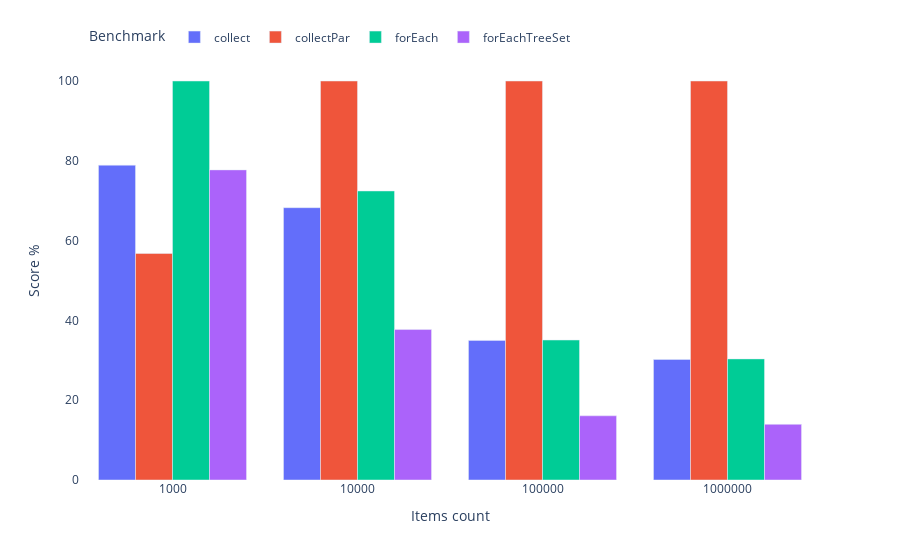

Notebook code for this chart:
### Code cell
write_chart(chart,profile,benchmark)

### Figure 1 — Plotly figure (JSON) as saved in the notebook; plotly's stock layout.template omitted (floating-point values rounded to 4 significant figures)
{"data": [{"alignmentgroup": "True", "hovertemplate": "Benchmark=collect<br>Items count=%{x}<br>Score %=%{y}<extra></extra>", "legendgroup": "collect", "marker": {"color": "#636efa", "pattern": {"shape": ""}}, "name": "collect", "offsetgroup": "collect", "orientation": "v", "showlegend": true, "textposition": "auto", "type": "bar", "x": ["1000", "10000", "100000", "1000000"], "xaxis": "x", "y": [78.9, 68.25, 34.99, 30.21], "yaxis": "y"}, {"alignmentgroup": "True", "hovertemplate": "Benchmark=collectPar<br>Items count=%{x}<br>Score %=%{y}<extra></extra>", "legendgroup": "collectPar", "marker": {"color": "#EF553B", "pattern": {"shape": ""}}, "name": "collectPar", "offsetgroup": "collectPar", "orientation": "v", "showlegend": true, "textposition": "auto", "type": "bar", "x": ["1000", "10000", "100000", "1000000"], "xaxis": "x", "y": [56.77, 100, 100, 100], "yaxis": "y"}, {"alignmentgroup": "True", "hovertemplate": "Benchmark=forEach<br>Items count=%{x}<br>Score %=%{y}<extra></extra>", "legendgroup": "forEach", "marker": {"color": "#00cc96", "pattern": {"shape": ""}}, "name": "forEach", "offsetgroup": "forEach", "orientation": "v", "showlegend": true, "textposition": "auto", "type": "bar", "x": ["1000", "10000", "100000", "1000000"], "xaxis": "x", "y": [100, 72.44, 35.08, 30.35], "yaxis": "y"}, {"alignmentgroup": "True", "hovertemplate": "Benchmark=forEachTreeSet<br>Items count=%{x}<br>Score %=%{y}<extra></extra>", "legendgroup": "forEachTreeSet", "marker": {"color": "#ab63fa", "pattern": {"shape": ""}}, "name": "forEachTreeSet", "offsetgroup": "forEachTreeSet", "orientation": "v", "showlegend": true, "textposition": "auto", "type": "bar", "x": ["1000", "10000", "100000", "1000000"], "xaxis": "x", "y": [77.72, 37.71, 16.09, 13.95], "yaxis": "y"}], "layout": {"autosize": true, "barmode": "group", "legend": {"orientation": "h", "title": {"text": "Benchmark"}, "tracegroupgap": 0, "x": 0.01, "xanchor": "left", "y": 1.02, "yanchor": "bottom"}, "margin": {"t": 60}, "plot_bgcolor": "rgba(0, 0, 0, 0)", "xaxis": {"anchor": "y", "autorange": true, "domain": [0, 1], "range": [-0.5, 3.5], "title": {"text": "Items count"}, "type": "category"}, "yaxis": {"anchor": "x", "autorange": true, "domain": [0, 1], "range": [0, 105.3], "title": {"text": "Score %"}, "type": "linear"}}}
